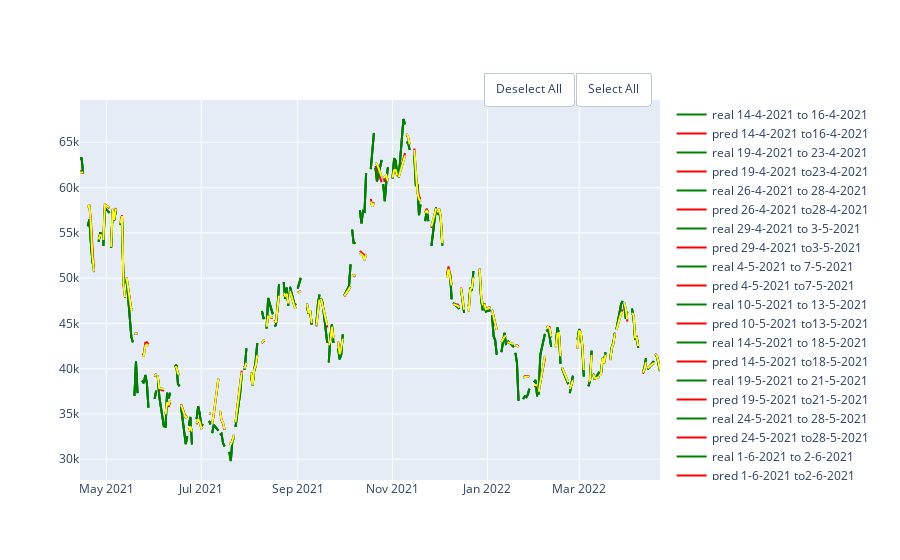

Notebook source saved alongside this figure:
### Code cell
rf_5 = RandomForestRegressor(random_state=10,criterion='mse', max_depth=5)
rf_20 = RandomForestRegressor(random_state=10,criterion='mse', max_depth=20)
rf_50 = RandomForestRegressor(random_state=10,criterion='mse', max_depth=50)
df = pd.DataFrame(columns = ['MAE', 'MSE','RMSE', 'R2'], index = ['5','20', '50'])
show_results(df, df_btc,'close',100,5,rf_5, rf_20,rf_50)
